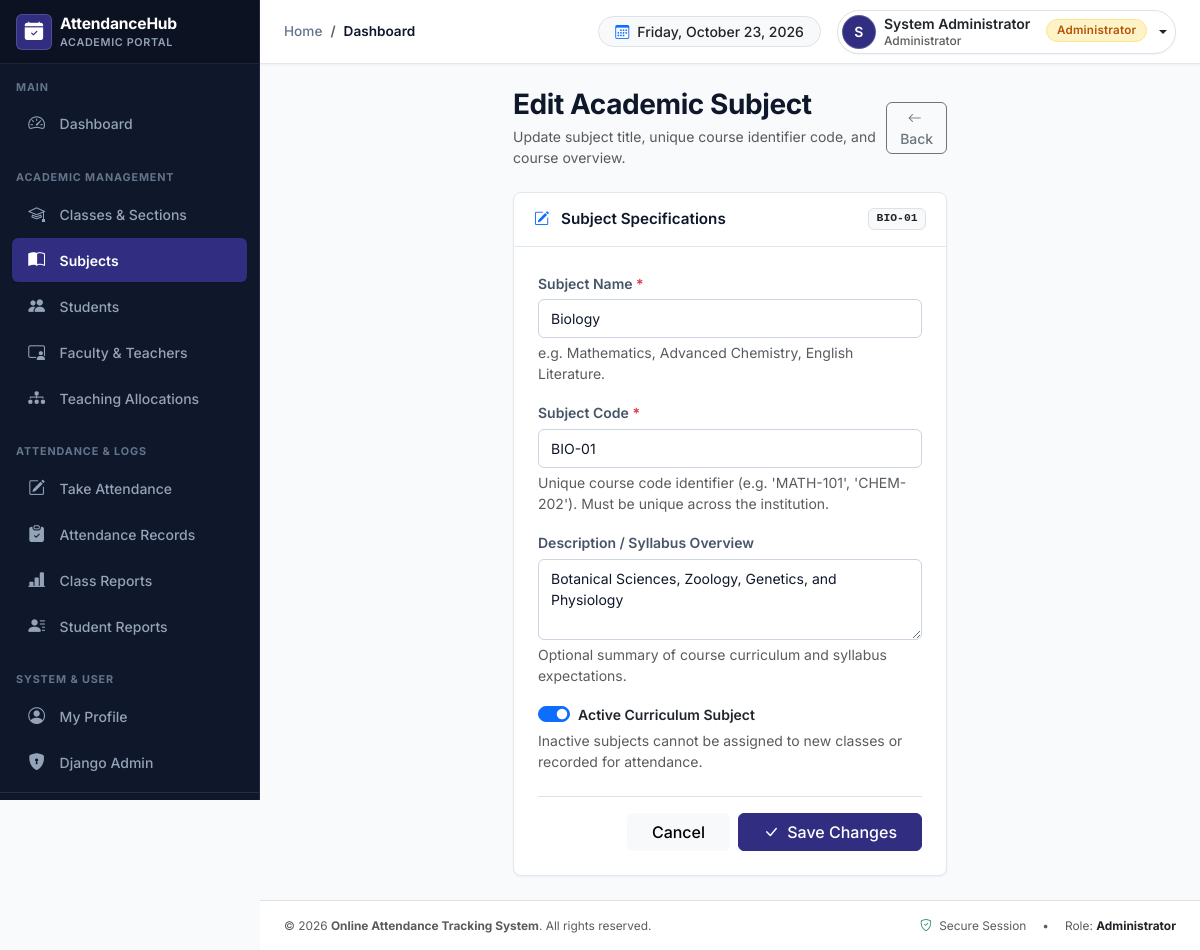
Page /academics/subjects/17/edit/ (signed in) on the committed database.
### accounts/models.py (models this page shows, shortened)
class User(AbstractUser):
    class Role(models.TextChoices):
        ADMIN = 'ADMIN', 'Administrator'
        TEACHER = 'TEACHER', 'Teacher'
    ROLE_GROUP_MAPPING = {
        Role.ADMIN: 'Administrator',
        Role.TEACHER: 'Teacher',
    }
    role = models.CharField(
        max_length=20,
        choices=Role.choices,
        default=Role.ADMIN,
        help_text='Designates the role of this user within the attendance tracking system.'
    )
    phone_number = models.CharField(max_length=20, blank=True, null=True)
    profile_picture = models.ImageField(upload_to='profiles/', blank=True, null=True)
    @property
    def is_administrator(self):
        return self.role == self.Role.ADMIN or self.is_superuser
    def can_view_reports(self):
        return self.is_administrator or self.is_teacher_user or self.has_perm('attendance.can_view_reports')

### academics/models.py (models this page shows, shortened)
class Subject(models.Model):
    name = models.CharField(
        max_length=100,
        help_text="Subject title (e.g. 'Mathematics', 'Physics')."
    )
    code = models.CharField(
        max_length=20,
        unique=True,
        db_index=True,
        help_text="Unique course code identifier (e.g. 'MATH-101')."
    )
    description = models.TextField(
        blank=True,
        help_text="Optional syllabus summary or course overview."
    )
    is_active = models.BooleanField(
        default=True,
        help_text="Designates whether this subject is actively taught."
    )
    created_at = models.DateTimeField(auto_now_add=True)
    updated_at = models.DateTimeField(auto_now=True)
    class Meta:
        ordering = ['name']
        verbose_name = 'Subject'
        verbose_name_plural = 'Subjects'
        indexes = [
            models.Index(fields=['code']),
            models.Index(fields=['is_active']),
        ]

### academics/views.py (the view, shortened to what this page needs)
# urls.py: path('subjects/<int:pk>/edit/', views.SubjectUpdateView.as_view(), name='subject_edit'),
class SubjectUpdateView(AdminRequiredMixin, UpdateView):
    model = Subject
    form_class = SubjectForm
    template_name = 'academics/subject_form.html'
    def get_context_data(self, **kwargs):
        context = super().get_context_data(**kwargs)
        context['is_edit'] = True
        context['subject'] = self.object
        return context

### academics/forms.py (shortened to what this page needs)
class SubjectForm(forms.ModelForm):
    class Meta:
        model = Subject
        fields = ['name', 'code', 'description', 'is_active']
        widgets = {
            'name': forms.TextInput(attrs={
                'class': 'form-control',
                'placeholder': 'e.g. Mathematics, Advanced Physics, English Literature',
            }),
            'code': forms.TextInput(attrs={
                'class': 'form-control',
                'placeholder': 'e.g. MATH-101, PHY-201',
            }),
            'description': forms.Textarea(attrs={
                'class': 'form-control',
                'rows': 3,
                'placeholder': 'Optional course syllabus, curriculum overview, or department notes...',
            }),
            'is_active': forms.CheckboxInput(attrs={
                'class': 'form-check-input',
            }),
        }

### accounts/permissions.py (called while the page is built)
    def test_func(self):
        user = self.request.user
        return user.is_authenticated and user.is_administrator

### templates/academics/subject_form.html (shortened to what this page needs)
{% extends 'base.html' %}
{% block content %}
<div class="row justify-content-center">
    <div class="col-lg-6">
        <div class="d-flex align-items-center justify-content-between mb-4">
            <div>
                <h3 class="fw-bold mb-1">
                    {% if is_edit %}Edit Academic Subject{% else %}Define New Subject{% endif %}
                </h3>
                <p class="text-muted small mb-0">
                    {% if is_edit %}
                        Update subject title, unique course identifier code, and course overview.
                    {% else %}
                        Register a course title, unique course code, and curriculum description.
                    {% endif %}
                </p>
            </div>
            <a href="{% if is_edit %}{% url 'academics:subject_detail' subject.pk %}{% else %}{% url 'academics:subject_list' %}{% endif %}" class="btn btn-outline-secondary btn-sm">
                <i class="bi bi-arrow-left me-1"></i> Back
            </a>
        </div>
        <div class="card card-modern">
            <div class="card-modern-header d-flex align-items-center justify-content-between">
                <span>
                    <i class="bi {% if is_edit %}bi-pencil-square{% else %}bi-book-half{% endif %} me-2 text-primary"></i>
                    {% if is_edit %}Subject Specifications{% else %}New Subject Details{% endif %}
                </span>
                {% if is_edit %}
                    <span class="badge bg-light text-dark border font-monospace">{{ subject.code }}</span>
                {% endif %}
            </div>
            <div class="card-body p-4">
                <form method="post" novalidate>
                    <div class="mb-3">
                        <label for="{{ form.name.id_for_label }}" class="form-label fw-semibold small">Subject Name <span class="text-danger">*</span></label>
                        {{ form.name }}
                        <div class="form-text">e.g. Mathematics, Advanced Chemistry, English Literature.</div>
                    </div>
                    <div class="mb-3">
                        <label for="{{ form.code.id_for_label }}" class="form-label fw-semibold small">Subject Code <span class="text-danger">*</span></label>
                        {{ form.code }}
                        <div class="form-text">Unique course code identifier (e.g. 'MATH-101', 'CHEM-202'). Must be unique across the institution.</div>
                    </div>
                    <div class="mb-3">
                        <label for="{{ form.description.id_for_label }}" class="form-label fw-semibold small">Description / Syllabus Overview</label>
                        {{ form.description }}
                        <div class="form-text">Optional summary of course curriculum and syllabus expectations.</div>
                    </div>
                    <div class="mb-4">
                        <div class="form-check form-switch">
                            {{ form.is_active }}
                            <label class="form-check-label fw-semibold small" for="{{ form.is_active.id_for_label }}">
                                Active Curriculum Subject
                            </label>
                        </div>
                        <div class="form-text">Inactive subjects cannot be assigned to new classes or recorded for attendance.</div>
                    </div>
                    <div class="d-flex flex-column flex-sm-row justify-content-end gap-2 pt-3 border-top">
                        <a href="{% if is_edit %}{% url 'academics:subject_detail' subject.pk %}{% else %}{% url 'academics:subject_list' %}{% endif %}" class="btn btn-light px-4">
                            Cancel
                        </a>
                        <button type="submit" class="btn btn-primary px-4">
                            <i class="bi bi-check-lg me-1"></i>
                            {% if is_edit %}Save Changes{% else %}Save Subject{% endif %}
                        </button>
                    </div>
                </form>
            </div>
        </div>
    </div>
</div>
{% endblock %}

### templates/includes/topbar.html (shortened to what this page needs)
<header class="topbar-custom sticky-top">
    <div class="container-fluid px-3 px-md-4 h-100 d-flex align-items-center justify-content-between">
        <div class="d-flex align-items-center gap-2 gap-md-3">
            <div class="d-flex align-items-center">
                <nav aria-label="breadcrumb" class="d-none d-sm-block">
                    <ol class="breadcrumb mb-0">
                        {% block breadcrumb %}
                        <li class="breadcrumb-item"><a href="{% url 'dashboard:index' %}" class="text-decoration-none">Home</a></li>
                        <li class="breadcrumb-item active" aria-current="page">Dashboard</li>
                        {% endblock %}
                    </ol>
                </nav>
            </div>
        </div>
        <div class="d-flex align-items-center gap-2 gap-md-3">
            <div class="d-none d-md-flex align-items-center text-muted small bg-light border px-3 py-1 rounded-pill">
                <i class="bi bi-calendar3 text-primary me-2"></i>
                <span class="fw-medium text-dark">{% now "l, F j, Y" %}</span>
            </div>
            {% if user.is_authenticated %}
            <div class="dropdown">
                <button class="btn btn-profile-dropdown dropdown-toggle d-flex align-items-center gap-2 p-1 pe-2 rounded-pill border"
                        type="button" id="userMenuButton" data-bs-toggle="dropdown" aria-expanded="false">
                    <div class="user-avatar-circle">
                        {{ user.first_name|first|default:user.username|first|upper }}
                    </div>
                    <div class="d-none d-sm-flex flex-column text-start me-1">
                        <span class="fw-semibold text-dark small lh-1">
                            {{ user.get_full_name|default:user.username }}
                        </span>
                        <span class="text-muted smaller lh-1 mt-1">
                            {{ user.get_role_display }}
                        </span>
                    </div>
                    <span class="badge badge-role {% if user.is_administrator %}admin{% else %}teacher{% endif %} ms-1 d-none d-md-inline-block">
                        {{ user.get_role_display }}
                    </span>
                </button>
            </div>
            {% else %}
            <a class="btn btn-primary btn-sm px-3" href="{% url 'accounts:login' %}">
                <i class="bi bi-box-arrow-in-right me-1"></i> Sign In
            </a>
            {% endif %}
        </div>
    </div>
</header>

### templates/includes/footer.html
<footer class="footer-custom mt-auto">
    <div class="container-fluid px-3 px-md-4 py-3 border-top bg-white">
        <div class="d-flex flex-column flex-sm-row align-items-center justify-content-between text-muted small gap-2">
            <div>
                &copy; {% now "Y" %} <strong>Online Attendance Tracking System</strong>. All rights reserved.
            </div>
            <div class="d-flex align-items-center gap-3">
                <span><i class="bi bi-shield-check text-success me-1"></i> Secure Session</span>
                <span class="d-none d-md-inline">&bull;</span>
                <span class="d-none d-md-inline">Role: <strong class="text-dark">{{ user.get_role_display|default:"Guest" }}</strong></span>
            </div>
        </div>
    </div>
</footer>

### static/css/style.css (style rules this page uses)
:root { --primary-color: #312e81; --primary-hover: #1e1b4b; --primary-focus: #3730a3; --primary-light: #eef2ff; --primary-subtle: #e0e7ff; --primary-border: #c7d2fe; --primary-text: #ffffff; --secondary-color: #475569; --secondary-hover: #334155; --secondary-light: #f1f5f9; --secondary-border: #cbd5e1; --success-color: #15803d; --success-hover: #166534; --success-light: #f0fdf4; --success-subtle: #dcfce7; --success-border: #bbf7d0; --warning-color: #b45309; --warning-hover: #92400e; --warning-light: #fffbeb; --warning-subtle: #fef3c7; --warning-border: #fde68a; --danger-color: #b91c1c; --danger-hover: #991b1b; --danger-light: #fef2f2; --danger-subtle: #fee2e2; --danger-border: #fecaca; --info-color: #0369a1; --info-hover: #075985; --info-light: #f0f9ff; --info-subtle: #e0f2fe; --info-border: #bae6fd; --bg-main: #f8fafc; --card-bg: #ffffff; --border-color: #e2e8f0; --border-color-subtle: #f1f5f9; --text-primary: #0f172a; --text-body: #334155; --text-secondary: #475569; --text-muted: #64748b; --sidebar-bg: #0f172a; --sidebar-surface: #1e293b; --sidebar-text: #94a3b8; --sidebar-text-active: #ffffff; --sidebar-border: rgba(255, 255, 255, 0.08); --sidebar-width: 260px; --topbar-height: 64px; --focus-ring: 0 0 0 3px rgba(49, 46, 129, 0.22); --focus-ring-danger: 0 0 0 3px rgba(185, 28, 28, 0.22); --shadow-xs: 0 1px 2px 0 rgb(15 23 42 / 0.05); --shadow-sm: 0 1px 3px 0 rgb(15 23 42 / 0.08), 0 1px 2px -1px rgb(15 23 42 / 0.05); --shadow-md: 0 4px 6px -1px rgb(15 23 42 / 0.08), 0 2px 4px -2px rgb(15 23 42 / 0.05); --shadow-lg: 0 10px 15px -3px rgb(15 23 42 / 0.08), 0 4px 6px -4px rgb(15 23 42 / 0.05); --radius-sm: 6px; --radius-md: 8px; --radius-lg: 12px; --radius-xl: 16px; }
*, *::before, *::after { box-sizing: border-box; }
html { scroll-behavior: smooth; }
body { font-family: 'Inter', system-ui, -apple-system, BlinkMacSystemFont, "Segoe UI", Roboto, sans-serif; background-color: var(--bg-main); color: var(--text-body); min-height: 100vh; margin: 0; padding: 0; line-height: 1.5; -webkit-font-smoothing: antialiased; -moz-osx-font-smoothing: grayscale; }
h1, h2, h3, h4, h5, h6 { color: var(--text-primary); font-weight: 700; letter-spacing: -0.015em; }
.smaller { font-size: 0.75rem; }
.topbar-custom { height: var(--topbar-height); background-color: #ffffff; border-bottom: 1px solid var(--border-color); box-shadow: var(--shadow-xs); z-index: 1010; }
.user-avatar-circle { width: 34px; height: 34px; border-radius: 50%; background-color: var(--primary-color); color: #ffffff; display: flex; align-items: center; justify-content: center; font-weight: 600; font-size: 0.875rem; border: 1px solid rgba(255, 255, 255, 0.2); }
.btn-profile-dropdown { background-color: #ffffff; border: 1px solid var(--border-color); box-shadow: var(--shadow-xs); transition: background-color 0.15s ease, border-color 0.15s ease; }
.breadcrumb-item { font-size: 0.85rem; font-weight: 500; }
.breadcrumb-item a { color: var(--text-muted); text-decoration: none; }
.breadcrumb-item.active { color: var(--text-primary); font-weight: 600; }
.card-modern { background: var(--card-bg); border: 1px solid var(--border-color); border-radius: var(--radius-md); box-shadow: var(--shadow-xs); transition: box-shadow 0.2s ease, border-color 0.2s ease; }
.card-modern-header { padding: 0.95rem 1.25rem; border-bottom: 1px solid var(--border-color); background-color: transparent; font-weight: 600; font-size: 0.95rem; color: var(--text-primary); display: flex; align-items: center; justify-content: space-between; }
.badge-role { font-size: 0.725rem; padding: 0.3rem 0.6rem; border-radius: 9999px; font-weight: 600; letter-spacing: 0.02em; display: inline-flex; align-items: center; gap: 0.25rem; }
.badge-role.admin { background-color: var(--warning-subtle); color: var(--warning-color); border: 1px solid var(--warning-border); }
.footer-custom { background-color: #ffffff; font-size: 0.85rem; margin-top: auto; flex-shrink: 0; }
.btn { font-weight: 500; border-radius: var(--radius-sm); transition: background-color 0.15s ease, border-color 0.15s ease, box-shadow 0.15s ease; }
.btn-primary { background-color: var(--primary-color); border-color: var(--primary-color); color: var(--primary-text); }
.form-control, .form-select { border-color: var(--secondary-border); border-radius: var(--radius-sm); color: var(--text-primary); font-size: 0.875rem; padding: 0.5rem 0.75rem; min-height: 38px; }
.form-label { margin-bottom: 0.35rem; color: var(--text-secondary); }

### rows in the picture
User: first_name|first "S", get_full_name "System Administrator", role "Administrator"
Subject: code "BIO-01", name "Biology", description "Botanical Sciences, Zoology, Genetics, and Physiology", is_active "☑"
